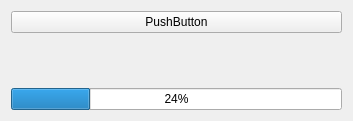
<?xml version="1.0" encoding="UTF-8"?>
<ui version="4.0">
 <class>Widget</class>
 <widget class="QWidget" name="Widget">
  <property name="geometry">
   <rect>
    <x>0</x>
    <y>0</y>
    <width>353</width>
    <height>121</height>
   </rect>
  </property>
  <property name="windowTitle">
   <string>Form</string>
  </property>
  <layout class="QVBoxLayout" name="verticalLayout">
   <item>
    <widget class="PressedButton" name="pushButton">
     <property name="text">
      <string>PushButton</string>
     </property>
    </widget>
   </item>
   <item>
    <widget class="SwitchSlider" name="widget" native="true">
     <property name="sizePolicy">
      <sizepolicy hsizetype="MinimumExpanding" vsizetype="MinimumExpanding">
       <horstretch>0</horstretch>
       <verstretch>0</verstretch>
      </sizepolicy>
     </property>
    </widget>
   </item>
   <item>
    <widget class="QProgressBar" name="progressBar">
     <property name="value">
      <number>24</number>
     </property>
    </widget>
   </item>
  </layout>
 </widget>
 <customwidgets>
  <customwidget>
   <class>SwitchSlider</class>
   <extends>QWidget</extends>
   <header>switchslider.h</header>
   <container>1</container>
  </customwidget>
  <customwidget>
   <class>PressedButton</class>
   <extends>QPushButton</extends>
   <header>pressedbutton.h</header>
  </customwidget>
 </customwidgets>
 <resources/>
 <connections/>
</ui>
